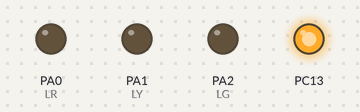
Recording of a sketch running on a simulated STM32 Blue Pill. On the bench: output pins drawn as LEDs (lit = HIGH).

Above: at 0.05 s.
At 0.7 s:
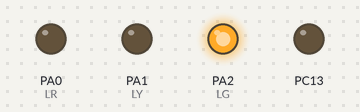
At 1.3 s:
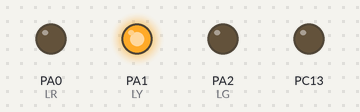
At 1.75 s:
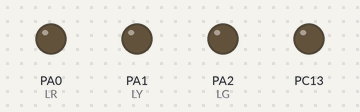
At 2.7 s:
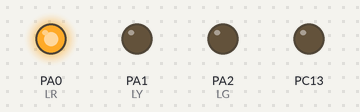
Timing chart, 0 to 3.0 s (numbered marks = the images above):
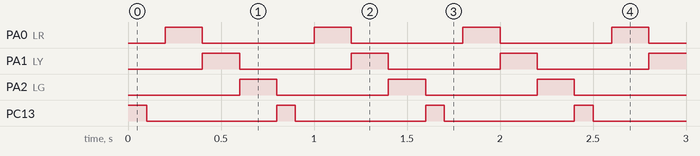

Measured:
- by itself, PA0 (LR), PA1 (LY), PA2 (LG): alternates HIGH for 0.20 s and LOW for 0.60 s
- by itself, PC13: alternates HIGH for 0.10 s and LOW for 0.70 s
- by itself, everything shown: repeats every 0.80 s, in 4 steps

The sketch:

13_bptraffic.ino
```cpp
int LR = PA0;
int LY = PA1;
int LG = PA2;


void setup() {
  pinMode(PC13, OUTPUT);
  pinMode(LR, OUTPUT);
  pinMode(LY, OUTPUT);
  pinMode(LG, OUTPUT);

}

void loop() {
  digitalWrite(PC13, HIGH);
  delay(100);
  digitalWrite(PC13, LOW);
  delay(100);

  digitalWrite(LR, HIGH);
  delay(200);
  digitalWrite(LR, LOW);
  digitalWrite(LY, HIGH);
  delay(200);
  digitalWrite(LY, LOW);
  digitalWrite(LG, HIGH);
  delay(200);
  digitalWrite(LG, LOW);


}
```
